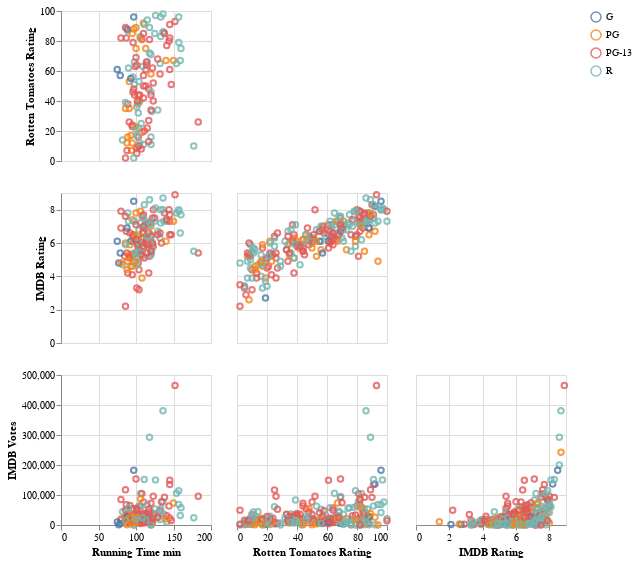

The notebook cell saved with this chart:
### Code cell
aly.pair(movies, 'MPAA Rating')

### Figure 1 — Vega-Lite specification as saved in the notebook (floating-point values rounded to 4 significant figures; data arrays with more than 128 entries replaced by an {"elided": "..."} marker saying what was removed)
{"config": {"view": {"continuousWidth": 400, "continuousHeight": 300}}, "vconcat": [{"hconcat": [{"mark": "point", "encoding": {"color": {"condition": {"type": "nominal", "field": "MPAA Rating", "title": null, "selection": "selector004"}, "value": "lightgrey"}, "opacity": {"condition": {"value": 0.8, "selection": "selector005"}, "value": 0.2}, "tooltip": {"type": "quantitative", "field": ""}, "x": {"type": "quantitative", "axis": {"domain": false, "labels": false, "ticks": false, "title": ""}, "field": "Running Time min"}, "y": {"type": "quantitative", "field": "Rotten Tomatoes Rating"}}, "height": 150, "selection": {"selector004": {"type": "interval"}, "selector005": {"type": "multi", "fields": ["MPAA Rating"], "bind": "legend"}}, "width": 150}]}, {"hconcat": [{"mark": "point", "encoding": {"color": {"condition": {"type": "nominal", "field": "MPAA Rating", "title": null, "selection": "selector004"}, "value": "lightgrey"}, "opacity": {"condition": {"value": 0.8, "selection": "selector005"}, "value": 0.2}, "tooltip": {"type": "quantitative", "field": ""}, "x": {"type": "quantitative", "axis": {"domain": false, "labels": false, "ticks": false, "title": ""}, "field": "Running Time min"}, "y": {"type": "quantitative", "field": "IMDB Rating"}}, "height": 150, "selection": {"selector004": {"type": "interval"}, "selector005": {"type": "multi", "fields": ["MPAA Rating"], "bind": "legend"}}, "width": 150}, {"mark": "point", "encoding": {"color": {"condition": {"type": "nominal", "field": "MPAA Rating", "title": null, "selection": "selector004"}, "value": "lightgrey"}, "opacity": {"condition": {"value": 0.8, "selection": "selector005"}, "value": 0.2}, "tooltip": {"type": "quantitative", "field": ""}, "x": {"type": "quantitative", "axis": {"domain": false, "labels": false, "ticks": false, "title": ""}, "field": "Rotten Tomatoes Rating"}, "y": {"type": "quantitative", "axis": {"domain": false, "labels": false, "ticks": false, "title": ""}, "field": "IMDB Rating"}}, "height": 150, "selection": {"selector004": {"type": "interval"}, "selector005": {"type": "multi", "fields": ["MPAA Rating"], "bind": "legend"}}, "width": 150}]}, {"hconcat": [{"mark": "point", "encoding": {"color": {"condition": {"type": "nominal", "field": "MPAA Rating", "title": null, "selection": "selector004"}, "value": "lightgrey"}, "opacity": {"condition": {"value": 0.8, "selection": "selector005"}, "value": 0.2}, "tooltip": {"type": "quantitative", "field": ""}, "x": {"type": "quantitative", "field": "Running Time min"}, "y": {"type": "quantitative", "field": "IMDB Votes"}}, "height": 150, "selection": {"selector004": {"type": "interval"}, "selector005": {"type": "multi", "fields": ["MPAA Rating"], "bind": "legend"}}, "width": 150}, {"mark": "point", "encoding": {"color": {"condition": {"type": "nominal", "field": "MPAA Rating", "title": null, "selection": "selector004"}, "value": "lightgrey"}, "opacity": {"condition": {"value": 0.8, "selection": "selector005"}, "value": 0.2}, "tooltip": {"type": "quantitative", "field": ""}, "x": {"type": "quantitative", "field": "Rotten Tomatoes Rating"}, "y": {"type": "quantitative", "axis": {"domain": false, "labels": false, "ticks": false, "title": ""}, "field": "IMDB Votes"}}, "height": 150, "selection": {"selector004": {"type": "interval"}, "selector005": {"type": "multi", "fields": ["MPAA Rating"], "bind": "legend"}}, "width": 150}, {"mark": "point", "encoding": {"color": {"condition": {"type": "nominal", "field": "MPAA Rating", "title": null, "selection": "selector004"}, "value": "lightgrey"}, "opacity": {"condition": {"value": 0.8, "selection": "selector005"}, "value": 0.2}, "tooltip": {"type": "quantitative", "field": ""}, "x": {"type": "quantitative", "field": "IMDB Rating"}, "y": {"type": "quantitative", "axis": {"domain": false, "labels": false, "ticks": false, "title": ""}, "field": "IMDB Votes"}}, "height": 150, "selection": {"selector004": {"type": "interval"}, "selector005": {"type": "multi", "fields": ["MPAA Rating"], "bind": "legend"}}, "width": 150}]}], "data": {"name": "data-899e3caa89d500761bb4b1660a575827"}, "$schema": "https://vega.github.io/schema/vega-lite/v4.8.1.json", "datasets": {"data-899e3caa89d500761bb4b1660a575827": {"elided": "319 records"}}}
